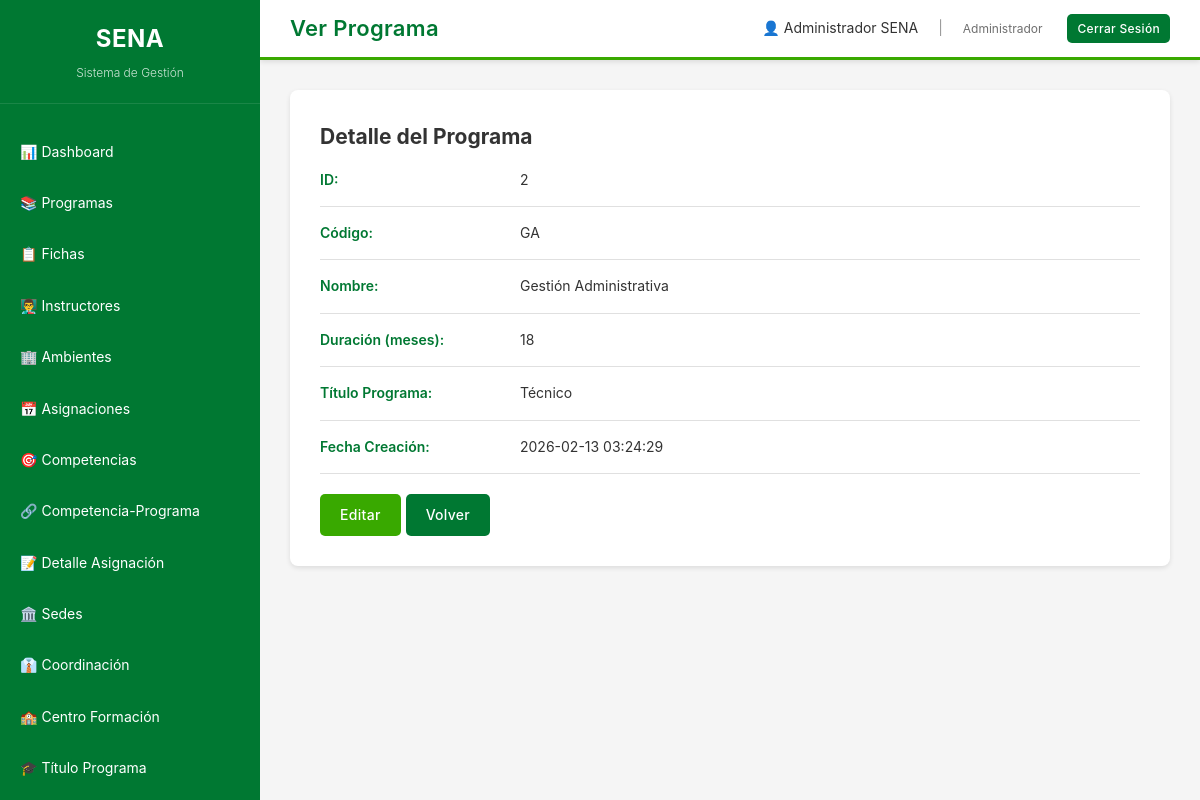
/views/programa/ver.php?id=2 (signed in), run on the app's committed database.
### tables this page shows
CREATE TABLE programa (
    id INT PRIMARY KEY AUTO_INCREMENT,
    nombre VARCHAR(200) NOT NULL,
    codigo VARCHAR(50) UNIQUE NOT NULL,
    duracion_meses INT,
    titulo_programa_id INT,
    created_at TIMESTAMP DEFAULT CURRENT_TIMESTAMP,
    FOREIGN KEY (titulo_programa_id) REFERENCES titulo_programa(id) ON DELETE SET NULL
);

CREATE TABLE titulo_programa (
    id INT PRIMARY KEY AUTO_INCREMENT,
    nombre VARCHAR(200) NOT NULL,
    nivel VARCHAR(50),
    created_at TIMESTAMP DEFAULT CURRENT_TIMESTAMP
);

### conexion.php (called while the page is built, shortened)
<?php
class Database {
    private static $instance = null;
    private $conn;
    private function __construct() {
        try {
            $this->conn = new PDO(
                "mysql:host=" . DB_HOST . ";dbname=" . DB_NAME . ";charset=utf8mb4",
                DB_USER,
                DB_PASS,
                [
                    PDO::ATTR_ERRMODE => PDO::ERRMODE_EXCEPTION,
                    PDO::ATTR_DEFAULT_FETCH_MODE => PDO::FETCH_ASSOC,
                    PDO::ATTR_EMULATE_PREPARES => false,
                    PDO::MYSQL_ATTR_INIT_COMMAND => "SET NAMES utf8mb4 COLLATE utf8mb4_unicode_ci"
                ]
            );
            $this->conn->exec("SET CHARACTER SET utf8mb4");
            $this->conn->exec("SET NAMES utf8mb4");
        } catch(PDOException $e) {
            die("Error de conexión: " . $e->getMessage());
        }
    }
    public static function getInstance() {
        if (self::$instance === null) {
            self::$instance = new self();
        }
        return self::$instance;
    }
    public function getConnection() {
        return $this->conn;
    }
}
?>

### model/ProgramaModel.php (called while the page is built, shortened)
<?php
require_once __DIR__ . '/../conexion.php';
class ProgramaModel {
    private $conn;
    public function __construct() {
        $this->conn = Database::getInstance()->getConnection();
    }
    public function getById($id) {
        $stmt = $this->conn->prepare("
            SELECT p.*, t.nombre as titulo_nombre
            FROM programa p
            LEFT JOIN titulo_programa t ON p.titulo_programa_id = t.id
            WHERE p.id = ?
        ");
        $stmt->execute([$id]);
        return $stmt->fetch();
    }
}
?>

### views/programa/ver.php (the view, shortened to what this page needs)
<?php
require_once __DIR__ . '/../../model/ProgramaModel.php';
$model = new ProgramaModel();
$id = $_GET['id'];
$registro = $model->getById($id);
include __DIR__ . '/../layout/header.php';
include __DIR__ . '/../layout/sidebar.php';
?>
<div class="main-content">
    <div class="detail-card">
        <h2>Detalle del Programa</h2>
        <div class="detail-row">
            <div class="detail-label">ID:</div>
            <div><?php echo $registro['id']; ?></div>
        </div>
        <div class="detail-row">
            <div class="detail-label">Código:</div>
            <div><?php echo $registro['codigo']; ?></div>
        </div>
        <div class="detail-row">
            <div class="detail-label">Nombre:</div>
            <div><?php echo $registro['nombre']; ?></div>
        </div>
        <div class="detail-row">
            <div class="detail-label">Duración (meses):</div>
            <div><?php echo $registro['duracion_meses']; ?></div>
        </div>
        <div class="detail-row">
            <div class="detail-label">Título Programa:</div>
            <div><?php echo $registro['titulo_nombre']; ?></div>
        </div>
        <div class="detail-row">
            <div class="detail-label">Fecha Creación:</div>
            <div><?php echo $registro['created_at']; ?></div>
        </div>
        <div class="btn-group" style="margin-top: 20px;">
            <a href="editar.php?id=<?php echo $registro['id']; ?>" class="btn btn-primary">Editar</a>
            <a href="index.php" class="btn btn-secondary">Volver</a>
        </div>
    </div>
</div>
<?php include __DIR__ . '/../layout/footer.php'; ?>

### assets/css/styles.css (style rules this page uses)
:root { --verde-principal: #39A900; --verde-secundario: #007832; --verde-hover: #005a25; --blanco: #ffffff; --gris-claro: #f5f5f5; --gris-medio: #e0e0e0; --gris-texto: #333333; }
* { margin: 0; padding: 0; box-sizing: border-box; }
html { -webkit-font-smoothing: antialiased; -moz-osx-font-smoothing: grayscale; text-rendering: optimizeLegibility; }
body { font-family: 'Poppins', -apple-system, BlinkMacSystemFont, 'Segoe UI', 'Roboto', 'Oxygen', 'Ubuntu', 'Cantarell', sans-serif; background-color: var(--gris-claro); color: var(--gris-texto); -webkit-font-smoothing: antialiased; -moz-osx-font-smoothing: grayscale; font-size: 14px; line-height: 1.6; font-weight: 400; }
.main-content { margin-left: 260px; margin-top: 60px; padding: 30px; min-height: calc(100vh - 60px); }
.btn { padding: 10px 20px; border: none; border-radius: 5px; cursor: pointer; text-decoration: none; display: inline-block; transition: all 0.3s; font-size: 14px; font-weight: 500; letter-spacing: 0.3px; }
.btn-primary { background-color: var(--verde-principal); color: var(--blanco); }
.btn-secondary { background-color: var(--verde-secundario); color: var(--blanco); }
.btn-group { display: flex; gap: 5px; }
.detail-card { background: var(--blanco); padding: 30px; border-radius: 8px; box-shadow: 0 2px 5px rgba(0,0,0,0.1); }
.detail-row { display: grid; grid-template-columns: 200px 1fr; padding: 15px 0; border-bottom: 1px solid var(--gris-medio); }
.detail-label { font-weight: 600; color: var(--verde-secundario); }

### data on the page
programa: id "2", codigo "GA", nombre "Gestión Administrativa", duracion_meses "18", titulo_programa.nombre "Técnico", created_at "2026-02-13 03:24:29"

### other printed values
$pageTitle "Ver Programa"
$_SESSION['usuario_nombre'] "Administrador SENA"
$_SESSION['usuario_rol'] "Administrador"
